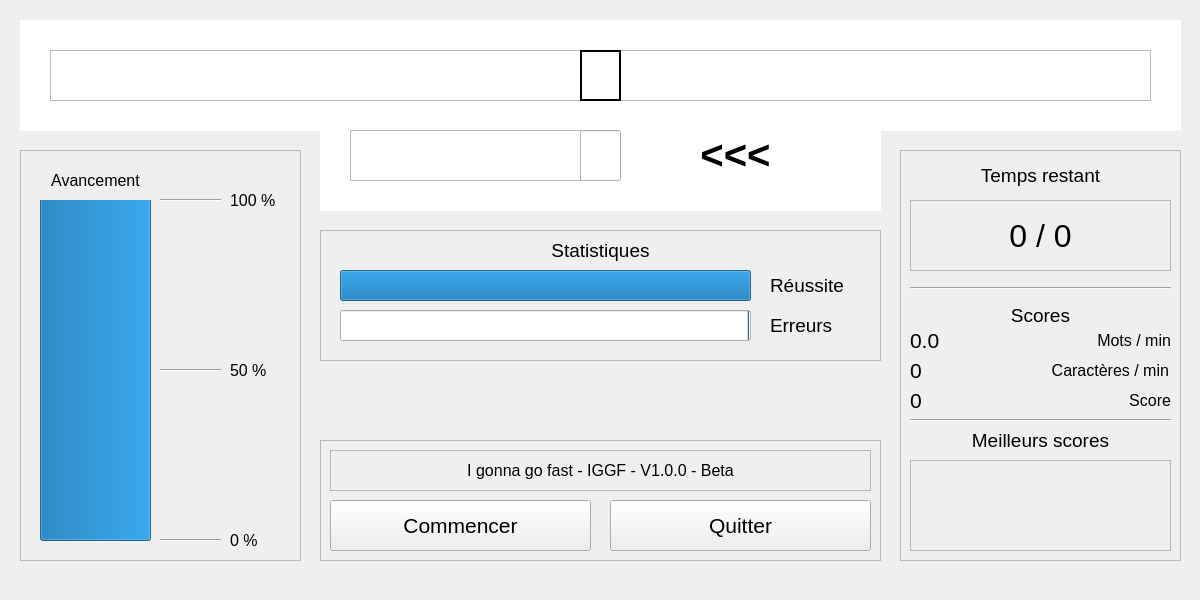
<?xml version="1.0" encoding="UTF-8"?>
<ui version="4.0">
 <class>Module</class>
 <widget class="QMainWindow" name="Module">
  <property name="geometry">
   <rect>
    <x>0</x>
    <y>0</y>
    <width>1200</width>
    <height>600</height>
   </rect>
  </property>
  <property name="sizePolicy">
   <sizepolicy hsizetype="Fixed" vsizetype="Fixed">
    <horstretch>0</horstretch>
    <verstretch>0</verstretch>
   </sizepolicy>
  </property>
  <property name="minimumSize">
   <size>
    <width>1200</width>
    <height>600</height>
   </size>
  </property>
  <property name="maximumSize">
   <size>
    <width>1200</width>
    <height>600</height>
   </size>
  </property>
  <property name="windowTitle">
   <string>Module</string>
  </property>
  <widget class="QWidget" name="Fenetre">
   <widget class="QFrame" name="SFrameAvancement">
    <property name="geometry">
     <rect>
      <x>20</x>
      <y>150</y>
      <width>281</width>
      <height>411</height>
     </rect>
    </property>
    <property name="frameShape">
     <enum>QFrame::StyledPanel</enum>
    </property>
    <property name="frameShadow">
     <enum>QFrame::Raised</enum>
    </property>
    <widget class="QLabel" name="LabelAvancementT">
     <property name="geometry">
      <rect>
       <x>20</x>
       <y>20</y>
       <width>111</width>
       <height>21</height>
      </rect>
     </property>
     <property name="font">
      <font>
       <pointsize>12</pointsize>
      </font>
     </property>
     <property name="text">
      <string>Avancement</string>
     </property>
     <property name="alignment">
      <set>Qt::AlignCenter</set>
     </property>
    </widget>
    <widget class="QProgressBar" name="BarreAvancement">
     <property name="geometry">
      <rect>
       <x>20</x>
       <y>50</y>
       <width>111</width>
       <height>341</height>
      </rect>
     </property>
     <property name="value">
      <number>100</number>
     </property>
     <property name="textVisible">
      <bool>false</bool>
     </property>
     <property name="orientation">
      <enum>Qt::Vertical</enum>
     </property>
     <property name="textDirection">
      <enum>QProgressBar::TopToBottom</enum>
     </property>
    </widget>
    <widget class="QLabel" name="Label100">
     <property name="geometry">
      <rect>
       <x>210</x>
       <y>30</y>
       <width>51</width>
       <height>41</height>
      </rect>
     </property>
     <property name="font">
      <font>
       <pointsize>12</pointsize>
      </font>
     </property>
     <property name="text">
      <string>100 %</string>
     </property>
     <property name="alignment">
      <set>Qt::AlignLeading|Qt::AlignLeft|Qt::AlignVCenter</set>
     </property>
    </widget>
    <widget class="QLabel" name="Label50">
     <property name="geometry">
      <rect>
       <x>210</x>
       <y>200</y>
       <width>51</width>
       <height>41</height>
      </rect>
     </property>
     <property name="font">
      <font>
       <pointsize>12</pointsize>
      </font>
     </property>
     <property name="text">
      <string>50 %</string>
     </property>
    </widget>
    <widget class="QLabel" name="Label0">
     <property name="geometry">
      <rect>
       <x>210</x>
       <y>370</y>
       <width>51</width>
       <height>41</height>
      </rect>
     </property>
     <property name="font">
      <font>
       <pointsize>12</pointsize>
      </font>
     </property>
     <property name="text">
      <string>0 %</string>
     </property>
    </widget>
    <widget class="Line" name="Ligne100">
     <property name="geometry">
      <rect>
       <x>140</x>
       <y>35</y>
       <width>61</width>
       <height>31</height>
      </rect>
     </property>
     <property name="orientation">
      <enum>Qt::Horizontal</enum>
     </property>
    </widget>
    <widget class="Line" name="Ligne50">
     <property name="geometry">
      <rect>
       <x>140</x>
       <y>210</y>
       <width>61</width>
       <height>21</height>
      </rect>
     </property>
     <property name="orientation">
      <enum>Qt::Horizontal</enum>
     </property>
    </widget>
    <widget class="Line" name="Ligne0">
     <property name="geometry">
      <rect>
       <x>140</x>
       <y>380</y>
       <width>61</width>
       <height>21</height>
      </rect>
     </property>
     <property name="orientation">
      <enum>Qt::Horizontal</enum>
     </property>
    </widget>
   </widget>
   <widget class="QFrame" name="SFrameTemps">
    <property name="geometry">
     <rect>
      <x>900</x>
      <y>150</y>
      <width>281</width>
      <height>411</height>
     </rect>
    </property>
    <property name="autoFillBackground">
     <bool>false</bool>
    </property>
    <property name="frameShape">
     <enum>QFrame::StyledPanel</enum>
    </property>
    <property name="frameShadow">
     <enum>QFrame::Raised</enum>
    </property>
    <widget class="QLabel" name="LabelRestantT">
     <property name="geometry">
      <rect>
       <x>10</x>
       <y>10</y>
       <width>261</width>
       <height>31</height>
      </rect>
     </property>
     <property name="font">
      <font>
       <pointsize>14</pointsize>
      </font>
     </property>
     <property name="text">
      <string>Temps restant</string>
     </property>
     <property name="alignment">
      <set>Qt::AlignCenter</set>
     </property>
    </widget>
    <widget class="QLabel" name="LabelRestantV">
     <property name="geometry">
      <rect>
       <x>10</x>
       <y>50</y>
       <width>261</width>
       <height>71</height>
      </rect>
     </property>
     <property name="font">
      <font>
       <pointsize>24</pointsize>
      </font>
     </property>
     <property name="frameShape">
      <enum>QFrame::StyledPanel</enum>
     </property>
     <property name="text">
      <string>0 / 0</string>
     </property>
     <property name="alignment">
      <set>Qt::AlignCenter</set>
     </property>
    </widget>
    <widget class="QLabel" name="LabelMotsMin">
     <property name="geometry">
      <rect>
       <x>180</x>
       <y>180</y>
       <width>91</width>
       <height>21</height>
      </rect>
     </property>
     <property name="font">
      <font>
       <pointsize>12</pointsize>
      </font>
     </property>
     <property name="text">
      <string>Mots / min</string>
     </property>
     <property name="alignment">
      <set>Qt::AlignRight|Qt::AlignTrailing|Qt::AlignVCenter</set>
     </property>
    </widget>
    <widget class="Line" name="LigneRestant2Scores">
     <property name="geometry">
      <rect>
       <x>10</x>
       <y>130</y>
       <width>261</width>
       <height>16</height>
      </rect>
     </property>
     <property name="orientation">
      <enum>Qt::Horizontal</enum>
     </property>
    </widget>
    <widget class="QLabel" name="LabelMotsMinV">
     <property name="geometry">
      <rect>
       <x>10</x>
       <y>180</y>
       <width>151</width>
       <height>21</height>
      </rect>
     </property>
     <property name="font">
      <font>
       <pointsize>16</pointsize>
      </font>
     </property>
     <property name="text">
      <string>0.0</string>
     </property>
    </widget>
    <widget class="QLabel" name="LabelScore">
     <property name="geometry">
      <rect>
       <x>200</x>
       <y>240</y>
       <width>71</width>
       <height>21</height>
      </rect>
     </property>
     <property name="font">
      <font>
       <pointsize>12</pointsize>
      </font>
     </property>
     <property name="text">
      <string>Score</string>
     </property>
     <property name="alignment">
      <set>Qt::AlignRight|Qt::AlignTrailing|Qt::AlignVCenter</set>
     </property>
    </widget>
    <widget class="QLabel" name="LabelScoreV">
     <property name="geometry">
      <rect>
       <x>10</x>
       <y>240</y>
       <width>151</width>
       <height>21</height>
      </rect>
     </property>
     <property name="font">
      <font>
       <pointsize>16</pointsize>
      </font>
     </property>
     <property name="text">
      <string>0</string>
     </property>
    </widget>
    <widget class="Line" name="LigneScores2Best">
     <property name="geometry">
      <rect>
       <x>10</x>
       <y>260</y>
       <width>261</width>
       <height>20</height>
      </rect>
     </property>
     <property name="orientation">
      <enum>Qt::Horizontal</enum>
     </property>
    </widget>
    <widget class="QScrollArea" name="ScoresBox">
     <property name="geometry">
      <rect>
       <x>10</x>
       <y>310</y>
       <width>261</width>
       <height>91</height>
      </rect>
     </property>
     <property name="widgetResizable">
      <bool>true</bool>
     </property>
     <widget class="QWidget" name="SScoresBox">
      <property name="geometry">
       <rect>
        <x>0</x>
        <y>0</y>
        <width>259</width>
        <height>89</height>
       </rect>
      </property>
     </widget>
    </widget>
    <widget class="QLabel" name="LabelScoreT">
     <property name="geometry">
      <rect>
       <x>10</x>
       <y>150</y>
       <width>261</width>
       <height>31</height>
      </rect>
     </property>
     <property name="font">
      <font>
       <pointsize>14</pointsize>
      </font>
     </property>
     <property name="text">
      <string>Scores</string>
     </property>
     <property name="alignment">
      <set>Qt::AlignCenter</set>
     </property>
    </widget>
    <widget class="QLabel" name="LabelBestT">
     <property name="geometry">
      <rect>
       <x>10</x>
       <y>280</y>
       <width>261</width>
       <height>21</height>
      </rect>
     </property>
     <property name="font">
      <font>
       <pointsize>14</pointsize>
      </font>
     </property>
     <property name="text">
      <string>Meilleurs scores</string>
     </property>
     <property name="alignment">
      <set>Qt::AlignCenter</set>
     </property>
    </widget>
    <widget class="QLabel" name="LabelCarMinV">
     <property name="geometry">
      <rect>
       <x>10</x>
       <y>210</y>
       <width>59</width>
       <height>21</height>
      </rect>
     </property>
     <property name="font">
      <font>
       <pointsize>16</pointsize>
      </font>
     </property>
     <property name="text">
      <string>0</string>
     </property>
    </widget>
    <widget class="QLabel" name="LabelCarMin">
     <property name="geometry">
      <rect>
       <x>138</x>
       <y>210</y>
       <width>131</width>
       <height>21</height>
      </rect>
     </property>
     <property name="font">
      <font>
       <pointsize>12</pointsize>
      </font>
     </property>
     <property name="text">
      <string>Caractères / min</string>
     </property>
     <property name="alignment">
      <set>Qt::AlignRight|Qt::AlignTrailing|Qt::AlignVCenter</set>
     </property>
    </widget>
   </widget>
   <widget class="QGraphicsView" name="SFrame1Saisie">
    <property name="geometry">
     <rect>
      <x>20</x>
      <y>20</y>
      <width>1161</width>
      <height>111</height>
     </rect>
    </property>
    <property name="frameShape">
     <enum>QFrame::NoFrame</enum>
    </property>
   </widget>
   <widget class="QFrame" name="SFrameControle">
    <property name="geometry">
     <rect>
      <x>320</x>
      <y>440</y>
      <width>561</width>
      <height>121</height>
     </rect>
    </property>
    <property name="frameShape">
     <enum>QFrame::StyledPanel</enum>
    </property>
    <property name="frameShadow">
     <enum>QFrame::Raised</enum>
    </property>
    <widget class="QPushButton" name="BoutonStartPause">
     <property name="geometry">
      <rect>
       <x>10</x>
       <y>60</y>
       <width>261</width>
       <height>51</height>
      </rect>
     </property>
     <property name="font">
      <font>
       <pointsize>16</pointsize>
      </font>
     </property>
     <property name="text">
      <string>Commencer</string>
     </property>
    </widget>
    <widget class="QPushButton" name="BoutonQuitter">
     <property name="geometry">
      <rect>
       <x>290</x>
       <y>60</y>
       <width>261</width>
       <height>51</height>
      </rect>
     </property>
     <property name="font">
      <font>
       <pointsize>16</pointsize>
      </font>
     </property>
     <property name="text">
      <string>Quitter</string>
     </property>
    </widget>
    <widget class="QLabel" name="LabelInfo">
     <property name="geometry">
      <rect>
       <x>10</x>
       <y>10</y>
       <width>541</width>
       <height>41</height>
      </rect>
     </property>
     <property name="font">
      <font>
       <pointsize>12</pointsize>
      </font>
     </property>
     <property name="frameShape">
      <enum>QFrame::StyledPanel</enum>
     </property>
     <property name="text">
      <string>I gonna go fast - IGGF - V1.0.0 - Beta</string>
     </property>
     <property name="alignment">
      <set>Qt::AlignCenter</set>
     </property>
    </widget>
   </widget>
   <widget class="QLabel" name="LabelTexteDroite">
    <property name="geometry">
     <rect>
      <x>50</x>
      <y>50</y>
      <width>531</width>
      <height>51</height>
     </rect>
    </property>
    <property name="font">
     <font>
      <family>Monospace</family>
      <pointsize>30</pointsize>
     </font>
    </property>
    <property name="toolTip">
     <string>&lt;html&gt;&lt;head/&gt;&lt;body&gt;&lt;p&gt;22 caractères de chaque côté&lt;/p&gt;&lt;/body&gt;&lt;/html&gt;</string>
    </property>
    <property name="frameShape">
     <enum>QFrame::StyledPanel</enum>
    </property>
    <property name="text">
     <string/>
    </property>
    <property name="alignment">
     <set>Qt::AlignRight|Qt::AlignTrailing|Qt::AlignVCenter</set>
    </property>
    <property name="indent">
     <number>0</number>
    </property>
   </widget>
   <widget class="QLabel" name="LabelTexteGauche">
    <property name="geometry">
     <rect>
      <x>620</x>
      <y>50</y>
      <width>531</width>
      <height>51</height>
     </rect>
    </property>
    <property name="font">
     <font>
      <family>Monospace</family>
      <pointsize>30</pointsize>
     </font>
    </property>
    <property name="frameShape">
     <enum>QFrame::StyledPanel</enum>
    </property>
    <property name="text">
     <string/>
    </property>
    <property name="margin">
     <number>0</number>
    </property>
    <property name="indent">
     <number>0</number>
    </property>
   </widget>
   <widget class="QLabel" name="LabelTexteCentre">
    <property name="geometry">
     <rect>
      <x>580</x>
      <y>50</y>
      <width>41</width>
      <height>51</height>
     </rect>
    </property>
    <property name="font">
     <font>
      <family>Monospace</family>
      <pointsize>30</pointsize>
     </font>
    </property>
    <property name="frameShape">
     <enum>QFrame::WinPanel</enum>
    </property>
    <property name="text">
     <string/>
    </property>
    <property name="alignment">
     <set>Qt::AlignCenter</set>
    </property>
   </widget>
   <widget class="QGraphicsView" name="SFrame2Saisie">
    <property name="geometry">
     <rect>
      <x>320</x>
      <y>130</y>
      <width>561</width>
      <height>81</height>
     </rect>
    </property>
    <property name="frameShape">
     <enum>QFrame::NoFrame</enum>
    </property>
   </widget>
   <widget class="QLineEdit" name="EntryTapeCentre">
    <property name="geometry">
     <rect>
      <x>580</x>
      <y>130</y>
      <width>41</width>
      <height>51</height>
     </rect>
    </property>
    <property name="font">
     <font>
      <family>Monospace</family>
      <pointsize>30</pointsize>
     </font>
    </property>
    <property name="text">
     <string/>
    </property>
    <property name="alignment">
     <set>Qt::AlignCenter</set>
    </property>
   </widget>
   <widget class="QLabel" name="LabelTapeDroit">
    <property name="geometry">
     <rect>
      <x>350</x>
      <y>130</y>
      <width>231</width>
      <height>51</height>
     </rect>
    </property>
    <property name="font">
     <font>
      <family>Monospace</family>
      <pointsize>30</pointsize>
     </font>
    </property>
    <property name="toolTip">
     <string>&lt;html&gt;&lt;head/&gt;&lt;body&gt;&lt;p&gt;8 caractères&lt;/p&gt;&lt;/body&gt;&lt;/html&gt;</string>
    </property>
    <property name="frameShape">
     <enum>QFrame::StyledPanel</enum>
    </property>
    <property name="text">
     <string/>
    </property>
    <property name="alignment">
     <set>Qt::AlignRight|Qt::AlignTrailing|Qt::AlignVCenter</set>
    </property>
    <property name="indent">
     <number>0</number>
    </property>
   </widget>
   <widget class="QLabel" name="LabelTapeFleche">
    <property name="geometry">
     <rect>
      <x>620</x>
      <y>130</y>
      <width>231</width>
      <height>51</height>
     </rect>
    </property>
    <property name="font">
     <font>
      <pointsize>30</pointsize>
      <weight>75</weight>
      <italic>false</italic>
      <bold>true</bold>
     </font>
    </property>
    <property name="toolTip">
     <string>&lt;html&gt;&lt;head/&gt;&lt;body&gt;&lt;p&gt;Il faut que l'on fasse clignoter ce label si le caractère est juste ou faux&lt;/p&gt;&lt;/body&gt;&lt;/html&gt;</string>
    </property>
    <property name="frameShape">
     <enum>QFrame::NoFrame</enum>
    </property>
    <property name="text">
     <string>    &lt;&lt;&lt;</string>
    </property>
    <property name="alignment">
     <set>Qt::AlignCenter</set>
    </property>
    <property name="indent">
     <number>0</number>
    </property>
   </widget>
   <widget class="QFrame" name="SFenetreStat">
    <property name="geometry">
     <rect>
      <x>320</x>
      <y>230</y>
      <width>561</width>
      <height>131</height>
     </rect>
    </property>
    <property name="frameShape">
     <enum>QFrame::StyledPanel</enum>
    </property>
    <property name="frameShadow">
     <enum>QFrame::Raised</enum>
    </property>
    <widget class="QLabel" name="LabelStatT">
     <property name="geometry">
      <rect>
       <x>160</x>
       <y>10</y>
       <width>241</width>
       <height>21</height>
      </rect>
     </property>
     <property name="font">
      <font>
       <pointsize>14</pointsize>
      </font>
     </property>
     <property name="text">
      <string>Statistiques</string>
     </property>
     <property name="alignment">
      <set>Qt::AlignCenter</set>
     </property>
    </widget>
    <widget class="QProgressBar" name="BarreReussite">
     <property name="geometry">
      <rect>
       <x>20</x>
       <y>40</y>
       <width>411</width>
       <height>31</height>
      </rect>
     </property>
     <property name="autoFillBackground">
      <bool>true</bool>
     </property>
     <property name="value">
      <number>100</number>
     </property>
     <property name="textVisible">
      <bool>false</bool>
     </property>
     <property name="invertedAppearance">
      <bool>false</bool>
     </property>
    </widget>
    <widget class="QProgressBar" name="BarreErreurs">
     <property name="geometry">
      <rect>
       <x>20</x>
       <y>80</y>
       <width>411</width>
       <height>31</height>
      </rect>
     </property>
     <property name="autoFillBackground">
      <bool>true</bool>
     </property>
     <property name="value">
      <number>0</number>
     </property>
     <property name="textVisible">
      <bool>false</bool>
     </property>
     <property name="invertedAppearance">
      <bool>true</bool>
     </property>
    </widget>
    <widget class="QLabel" name="LabelReussite">
     <property name="geometry">
      <rect>
       <x>450</x>
       <y>40</y>
       <width>91</width>
       <height>31</height>
      </rect>
     </property>
     <property name="font">
      <font>
       <pointsize>14</pointsize>
      </font>
     </property>
     <property name="text">
      <string>Réussite</string>
     </property>
     <property name="alignment">
      <set>Qt::AlignLeading|Qt::AlignLeft|Qt::AlignVCenter</set>
     </property>
    </widget>
    <widget class="QLabel" name="LabelErreurs">
     <property name="geometry">
      <rect>
       <x>450</x>
       <y>80</y>
       <width>91</width>
       <height>31</height>
      </rect>
     </property>
     <property name="font">
      <font>
       <pointsize>14</pointsize>
      </font>
     </property>
     <property name="text">
      <string>Erreurs</string>
     </property>
     <property name="alignment">
      <set>Qt::AlignLeading|Qt::AlignLeft|Qt::AlignVCenter</set>
     </property>
    </widget>
   </widget>
  </widget>
  <widget class="QMenuBar" name="Menu">
   <property name="geometry">
    <rect>
     <x>0</x>
     <y>0</y>
     <width>1200</width>
     <height>20</height>
    </rect>
   </property>
  </widget>
 </widget>
 <layoutdefault spacing="6" margin="11"/>
 <resources/>
 <connections>
  <connection>
   <sender>BoutonQuitter</sender>
   <signal>clicked()</signal>
   <receiver>Module</receiver>
   <slot>close()</slot>
   <hints>
    <hint type="sourcelabel">
     <x>740</x>
     <y>545</y>
    </hint>
    <hint type="destinationlabel">
     <x>599</x>
     <y>299</y>
    </hint>
   </hints>
  </connection>
 </connections>
</ui>
